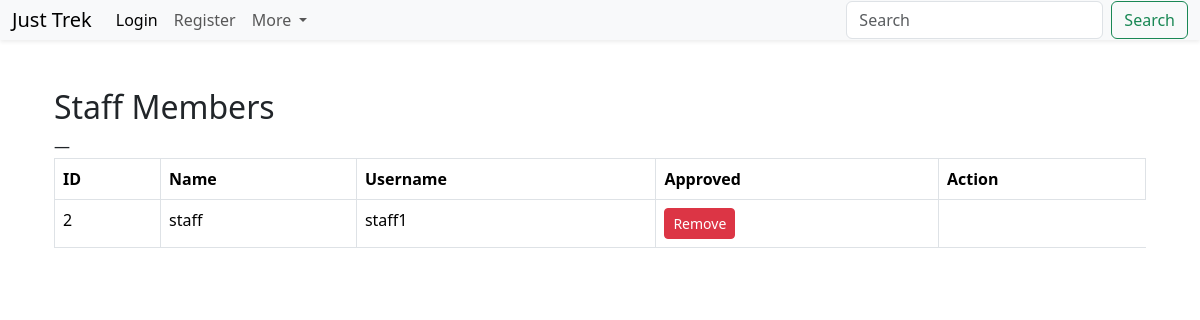
The app's page /admin/view_staff (signed in), older data.
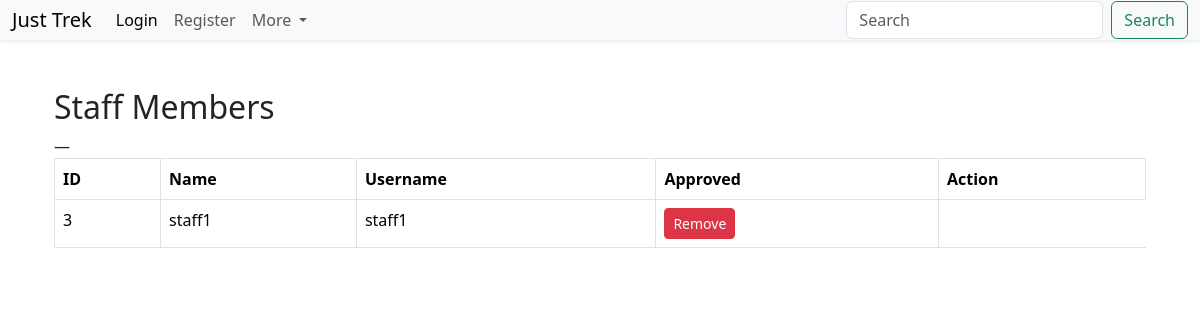
The same page, newer data.
### models.py (models this page shows, shortened)
class User(db.Model):
    __tablename__ = "users"
    id = db.Column(db.Integer, primary_key=True)
    username = db.Column(db.String(50), unique=True, nullable=False)
    passhash = db.Column(db.String(200), nullable=False)
    name = db.Column(db.String(50), nullable=False)
    role = db.Column(db.String(20), nullable=False)
    approved = db.Column(db.Boolean, default=False)
    active = db.Column(db.Boolean, default=True)
    bookings = db.relationship("Booking", backref="user", lazy=True)
    staff_profile = db.relationship(
        "StaffProfile",
        backref="user",
        uselist=False,
    )
    @property
    def password(self):
        raise AttributeError("Password is not a readable attribute")

### routes.py (the view)
@main.route("/admin/view_staff")
def view_staff():
    if session.get("role") != "admin":
        flash("Access Denied!")
        return redirect(url_for("main.login"))
    staff_members = User.query.filter_by(role="staff").all()
    return render_template("admin/view_staff.html", staff=staff_members)

### templates/admin/view_staff.html (shortened to what this page needs)
{% extends "base.html" %}
{% block content %}
<div class="container mt-5">
<h2>Staff Members</h2>
<table class="table table-bordered">
<thead>
<tr>
<th>ID</th>
<th>Name</th>
<th>Username</th>
<th>Approved</th>
<th>Action</th>
</tr>
</thead>
<tbody>
{% for person in staff %}
<tr>
<td>{{ person.id }}</td>
<td>{{ person.name }}</td>
<td>{{ person.username }}</td>
<td>
<a href="{{ url_for('main.delete_staff', user_id=person.id) }}"
   class="btn btn-danger btn-sm"
   onclick="return confirm('Are you sure you want to remove this staff member?')">
    Remove
</a>
</td>
</tr>
{% endfor %}
</tbody>
</table>
</div>
{% endblock %}

Row changes from the older to the newer data that the page shows:
no longer on this page (row edited): User: id "2", name "staff", username "staff1"
now on this page (row edited): User: id "3", name "staff1", username "staff1"
